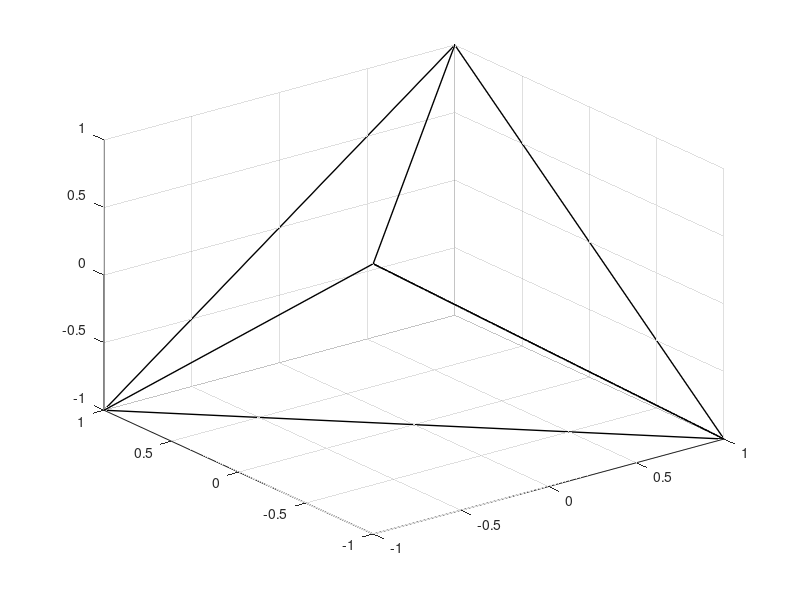

The MATLAB source for this figure:
function [] = show_tetrahedron ( fontsize, linesize )

if ~(exist('fontsize','var')),
	fontsize = 16;
end;

if ~(exist('linesize','var')),
	linesize = 1;
end;

%set(gcf,'Position',[200 80 400 360]); % asus
ticklabels = {'-1';'';'0';'';'+1'};

%%%%%%%%%%%%%%%%%%%%%%%%%%%%%%%%%%%%%%%%%%%%%%%%%%%%%%%%%%%

X = load('X01_one.txt');

sm = sum(X(1,:));
m = size(X,1);

% Y:	d	r	l	f	s	b	A	Z	c1	chi2	c11	c2	c3	c4	M	N	R	G
% Z:	s1	s2	chi2	p	(X-Eij)_{1,1}	v	d

W = [ [ 1,  1,  1]', [-1, -1,  1]', [-1,  1, -1]', [ 1, -1, -1]' ];
WX = (W*(X/sm)')';

colours = zeros(m,1);
%for q=1:m,
%	colours(q) = norm(WX(q,:));
%end;

rgb_colours = zeros(m,3);
%for q=1:m,
%	rgb_colours(q,:) = cm2rgb(colours(q),1,sqrt(3)+0.01,jet(64));
%end;

val = 0;
idx = find( ((X(:,1)==val)&(X(:,2)==val)) | ((X(:,1)==val)&(X(:,3)==val)) | ((X(:,1)==val)&(X(:,4)==val)) | ((X(:,2)==val)&(X(:,3)==val)) | ((X(:,2)==val)&(X(:,4)==val)) | ((X(:,3)==val)&(X(:,4)==val)) );

WY = [ 
 1,  1,  1; %A
-1, -1,  1; %C
-1,  1, -1; %B
 1, -1, -1; %D
-1, -1,  1; %C
 1, -1, -1; %D
 1,  1,  1; %A
-1,  1, -1; %B
];

scatter3(WX(idx,1),WX(idx,2),WX(idx,3),1,rgb_colours(idx,:),'filled'); 
hold on; 
plot3(WY(:,1),WY(:,2),WY(:,3),'k-','LineWidth',linesize); 
hold off;
%cabd_view_params(gcf,fontsize,1);
%figure; scatter3(WX(idx,1),WX(idx,2),WX(idx,3),1,rgb_colours(idx,:),'filled'); 
%cadb_view_params(gcf,fontsize,1);
%figure; scatter3(WX(idx,1),WX(idx,2),WX(idx,3),1,rgb_colours(idx,:),'filled'); 
%cabd_view_params(gcf,fontsize,1);
%figure; scatter3(WX(idx,1),WX(idx,2),WX(idx,3),1,rgb_colours(idx,:),'filled'); 
%acdb_view_params(gcf,fontsize,1);

% Koniec
